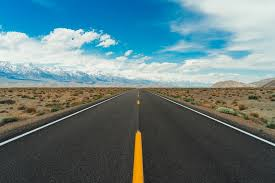
#> input picture roads.jpg, 275 x 183 px
$ python TonyHomography.py
#> lines starting #> are read from the running program, lines starting #| are printed output that depends on the picture
import matplotlib.pyplot as plot
import numpy as np
import cv2
#Cargamos la imagen deseada
#img = cv2.imread("road.png")
img = cv2.imread("roads.jpg")
#> img is the input picture: shape (183, 275, 3); mean B, G, R 128.2, 123.7, 97.9
img = cv2.cvtColor(img,cv2.COLOR_BGR2RGB)

#Indicamos la escala a la que se reducirá.... 1/scale
scale = 4

#Escalamos la imagen
img_rs = cv2.resize(img, None, fx=1./scale, fy=1./scale, interpolation=cv2.INTER_LANCZOS4)
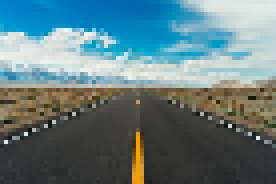
#> img_rs: shape (46, 69, 3) (shown 4 times larger); mean R, G, B 97.9, 123.5, 127.9

print ('Tamaño de imagen: \nimg: ')
print (img.shape)
#| (183, 275, 3)
print ('img_rs: ')
print (img_rs.shape)
#| (46, 69, 3)

#Mostramos la imagen original
plot.subplot(131), plot.imshow(img),plot.title("Original")
plot.xticks([]), plot.yticks([])
#Mostramos la imagen escalada
plot.subplot(132), plot.imshow(img_rs),plot.title("Escalada")
plot.xticks([]), plot.yticks([])

#Homografía
rows = img_rs.shape[0];
#> rows = 46
cols = img_rs.shape[1]
#> cols = 69

#Seleccionamos cuatro puntos usando un arreglo de numpy
pts1 = np.float32([[0,0],[0,rows],[cols,0],[cols,rows]])
#> pts1 = [[0, 0], [0, 46], [69, 0], [69, 46]]

#Dibujamos pts1 en la imagen escalada
for pts in pts1:
    circ = plot.Circle(pts,10)
#Seleccionamos cuatro putnos de destino
x = 100
pts2 = np.float32([[0,150],[x,rows],[cols,0],[cols-x,rows]])

#Se calcula la matriz para la corrección de perspectiva
M = cv2.getPerspectiveTransform(pts1,pts2)

#Obtenemos la imagen con corrección de pespectiva
img_hom = cv2.warpPerspective(img_rs, M, (cols,rows))
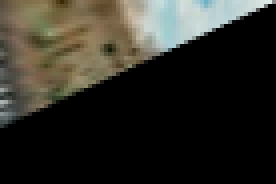
#> img_hom: shape (46, 69, 3) (shown 4 times larger); mean R, G, B 46.5, 45.1, 38.1

#Mostramos la imagen resultante
plot.subplot(133), plot.imshow(img_hom),plot.title("Salida")
plot.xticks([]), plot.yticks([])

#Dibujamos pts2
for pts in pts2:
    circ = plot.Circle(pts,10)

plot.show()
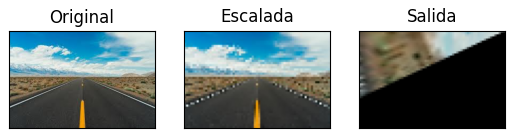
#> figure drawn by matplotlib, 3 panels

$ run again, with IMAGEN MOISAQUEADA.jpg copied over roads.jpg
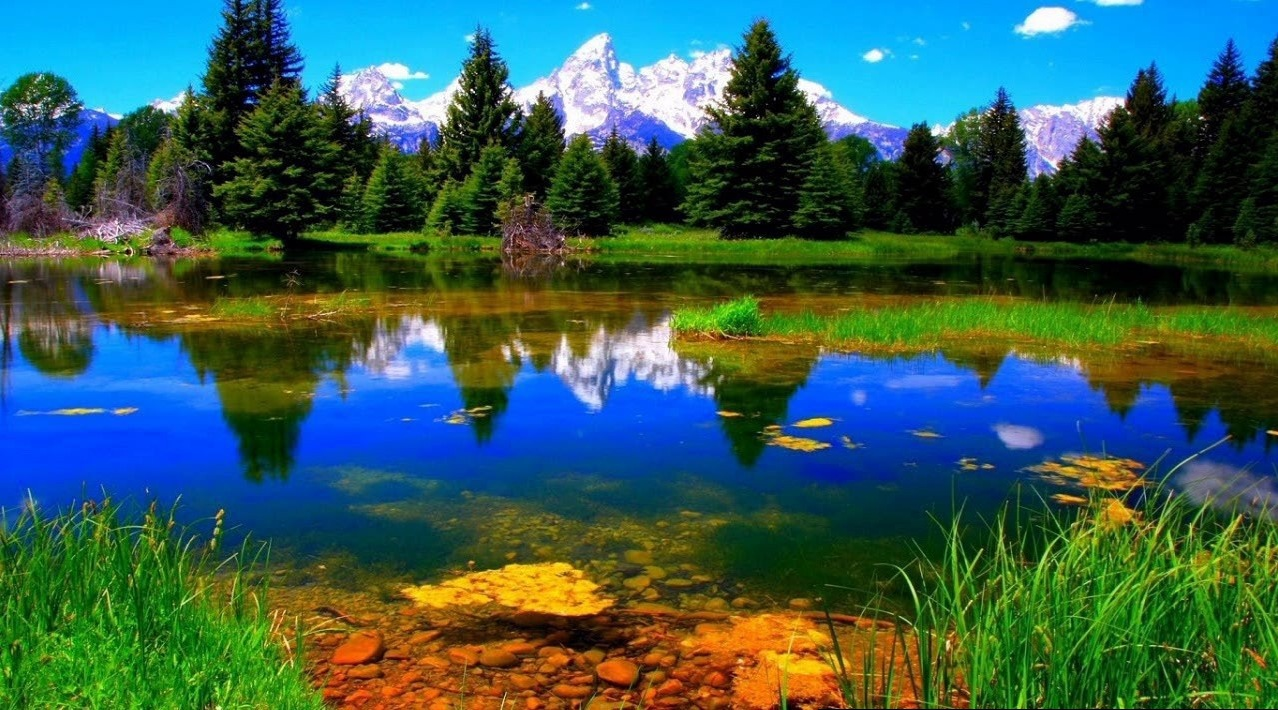
#> input picture IMAGEN MOISAQUEADA.jpg, 1278 x 710 px
#> img is the input picture: shape (710, 1278, 3); mean B, G, R 84.8, 92.5, 55.4
#| (710, 1278, 3)
#| (178, 320, 3)
#> `img_hom = cv2.warpPerspective(img_rs, M, (cols,rows))`:
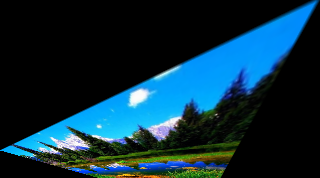
#> img_hom: shape (178, 320, 3); mean R, G, B 12.3, 45.7, 60.9
#> `plot.show()`:
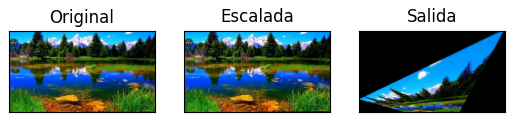
#> figure drawn by matplotlib, 3 panels
